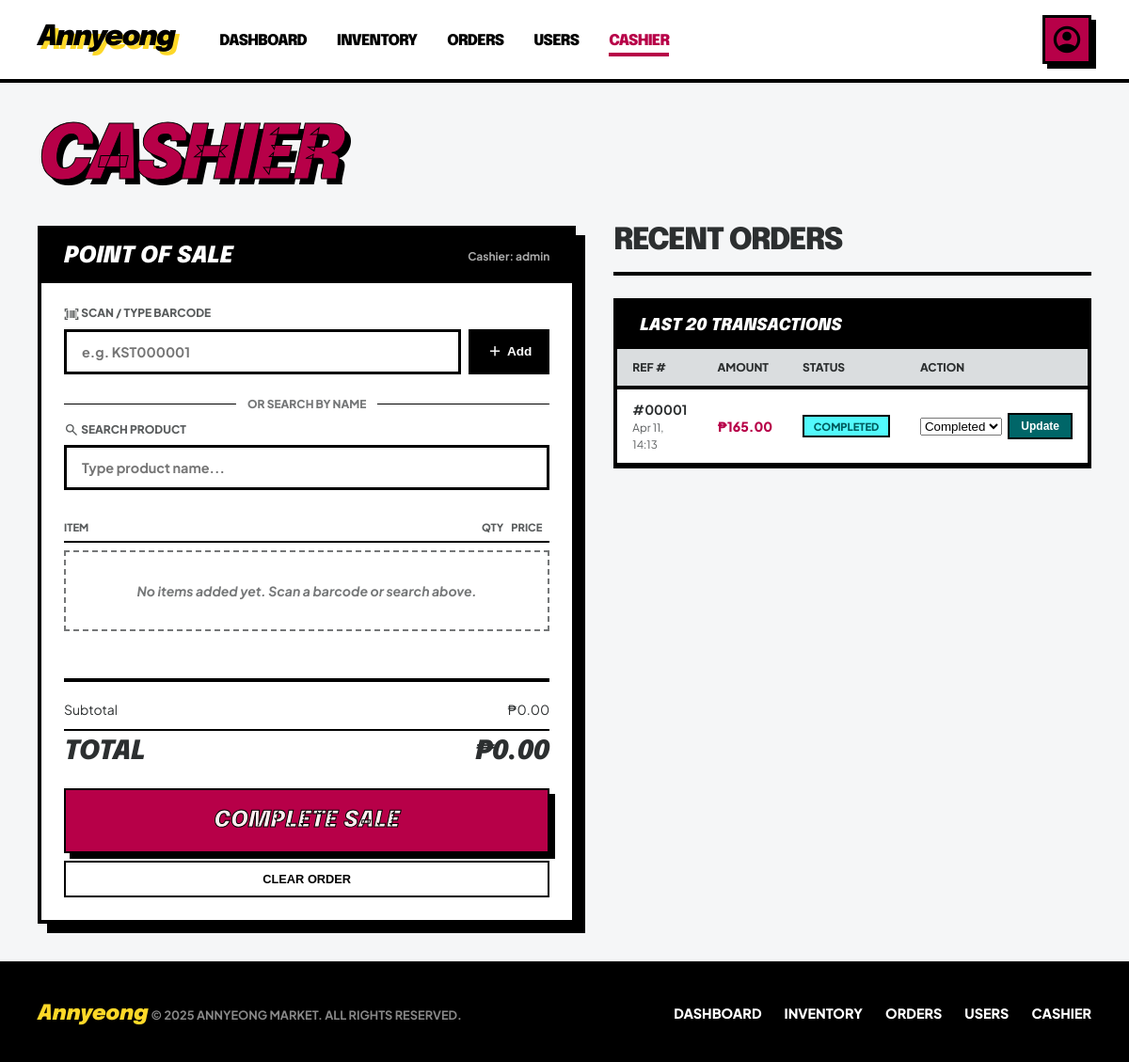
The app's page /cashierMng.php (signed in) with its own data.
### tables this page shows
CREATE TABLE `orders` (
  `id` int(11) NOT NULL,
  `user_id` int(11) NOT NULL,
  `total_amount` decimal(10,2) NOT NULL,
  `status` enum('pending','completed','cancelled') DEFAULT 'pending',
  `order_date` timestamp NOT NULL DEFAULT current_timestamp(),
  `is_walkin` tinyint(1) DEFAULT 0
);

### cashierMng.php (the view, shortened to what this page needs)
<?php
$username = $_SESSION['username'] ?? 'Cashier';
$role     = $_SESSION['role'] ?? 'cashier';
$orders_result = mysqli_query($con, "
    SELECT o.*, u.username FROM orders o
    JOIN users u ON o.user_id = u.id
    ORDER BY o.order_date DESC LIMIT 20
");
?>
<!DOCTYPE html>
<html lang="en">
<head>
</head>
<body>
<header>
  <div class="header-inner">
    <div class="header-left-group">
      <a href="<?php echo $role === 'admin' ? 'dashboard.php' : 'cashierMng.php'; ?>" class="logo">Annyeong</a>
      <nav>
        <?php if ($role === 'admin'): ?>
        <a href="dashboard.php">Dashboard</a>
        <a href="inventoryMng.php">Inventory</a>
        <a href="orderMng.php">Orders</a>
        <a href="usersMng.php">Users</a>
        <?php endif; ?>
        <a href="cashierMng.php" class="active">Cashier</a>
      </nav>
    </div>
    <div class="profile-trigger-wrap">
      <a href="#" class="profile-trigger" onclick="toggleDropdown(event)">
        <span class="material-symbols-outlined">account_circle</span>
      </a>
    </div>
  </div>
</header>
<main>
  <h1 class="page-title">Cashier</h1>
  <div class="main-grid">
    <div>
      <div class="pos-panel">
        <div class="pos-header">
          <h2>Point of Sale</h2>
          <span class="ref">Cashier: <?php echo htmlspecialchars($username); ?></span>
        </div>
        <div class="pos-body">
          <div class="lookup-section">
            <div class="lookup-label"><span class="material-symbols-outlined" style="font-size:1rem;vertical-align:middle;">barcode_scanner</span> Scan / Type Barcode</div>
            <div class="lookup-row">
              <input type="text" id="barcodeInput" class="lookup-input" placeholder="e.g. KST000001" autocomplete="off"/>
              <button type="button" class="btn-lookup" onclick="lookupBarcode()">
                <span class="material-symbols-outlined" style="font-size:1.1rem;">add</span> Add
              </button>
            </div>
          </div>
          <div class="divider"><span>or search by name</span></div>
          <div class="lookup-section">
            <div class="lookup-label"><span class="material-symbols-outlined" style="font-size:1rem;vertical-align:middle;">search</span> Search Product</div>
            <div class="lookup-row">
              <input type="text" id="searchInput" class="lookup-input" placeholder="Type product name..." autocomplete="off" oninput="searchProducts(this.value)"/>
            </div>
          </div>
          <div class="order-list-header">
            <span>Item</span>
            <span>Qty</span>
            <span>Price</span>
          </div>
          <div class="order-list" id="orderList">
            <div class="order-list-empty" id="emptyMsg">No items added yet. Scan a barcode or search above.</div>
          </div>
          <div class="total-section">
            <div class="total-row"><span>Subtotal</span><span id="subtotalDisplay">₱0.00</span></div>
            <div class="total-row grand"><span>TOTAL</span><span id="totalDisplay">₱0.00</span></div>
          </div>
          <form id="orderForm" method="POST" action="cashierMng.php">
            <button type="button" class="btn-charge" onclick="submitOrder()">Complete Sale</button>
            <button type="button" class="btn-clear-order" onclick="clearOrder()">Clear Order</button>
          </form>
        </div>
      </div>
    </div>
    <div>
      <div class="col-header">
        <h2>Recent Orders</h2>
      </div>
      <div class="table-wrap">
        <div class="section-title">Last 20 Transactions</div>
        <table>
          <thead>
            <tr>
              <th>Ref #</th>
              <th>Amount</th>
              <th>Status</th>
              <th>Action</th>
            </tr>
          </thead>
          <tbody>
            <?php if ($orders_result && mysqli_num_rows($orders_result) > 0):
              while ($o = mysqli_fetch_assoc($orders_result)): ?>
            <tr>
              <td>
                <strong>#<?php echo str_pad($o['id'], 5, '0', STR_PAD_LEFT); ?></strong><br>
                <small style="color:var(--on-surface-variant)"><?php echo date('M d, H:i', strtotime($o['order_date'])); ?></small>
              </td>
              <td class="amount">₱<?php echo number_format($o['total_amount'], 2); ?></td>
              <td><span class="badge badge-<?php echo $o['status']; ?>"><?php echo strtoupper($o['status']); ?></span></td>
              <td>
                <form method="POST" action="cashierMng.php" style="display:flex;gap:0.4rem;align-items:center;">
                  <select name="status" class="status-form">
                    <option value="completed" <?php echo $o['status']==='completed' ? 'selected':''; ?>>Completed</option>
                  </select>
                  <button type="submit" class="btn-update">Update</button>
                </form>
              </td>
            </tr>
            <?php endwhile;
            else: ?>
            <tr><td colspan="4" style="padding:2rem;text-align:center;color:var(--outline);font-weight:700;">No transactions yet.</td></tr>
            <?php endif; ?>
          </tbody>
        </table>
      </div>
    </div>
  </div>
</main>
<footer>
  <div class="footer-brand">
    <span class="footer-brand-name">Annyeong</span>
    <span class="footer-rights">© 2025 Annyeong Market. All rights reserved.</span>
  </div>
  <ul class="footer-links">
    <?php if ($role === 'admin'): ?>
    <li><a href="dashboard.php">Dashboard</a></li>
    <li><a href="inventoryMng.php">Inventory</a></li>
    <li><a href="orderMng.php">Orders</a></li>
    <li><a href="usersMng.php">Users</a></li>
    <?php endif; ?>
    <li><a href="cashierMng.php">Cashier</a></li>
  </ul>
</footer>
</body>
</html>

### records on screen
orders: id "00001", order_date "Apr 11, 14:13", total_amount "165.00", status "COMPLETED", status "Completed"

### other values on screen
$username "admin"
